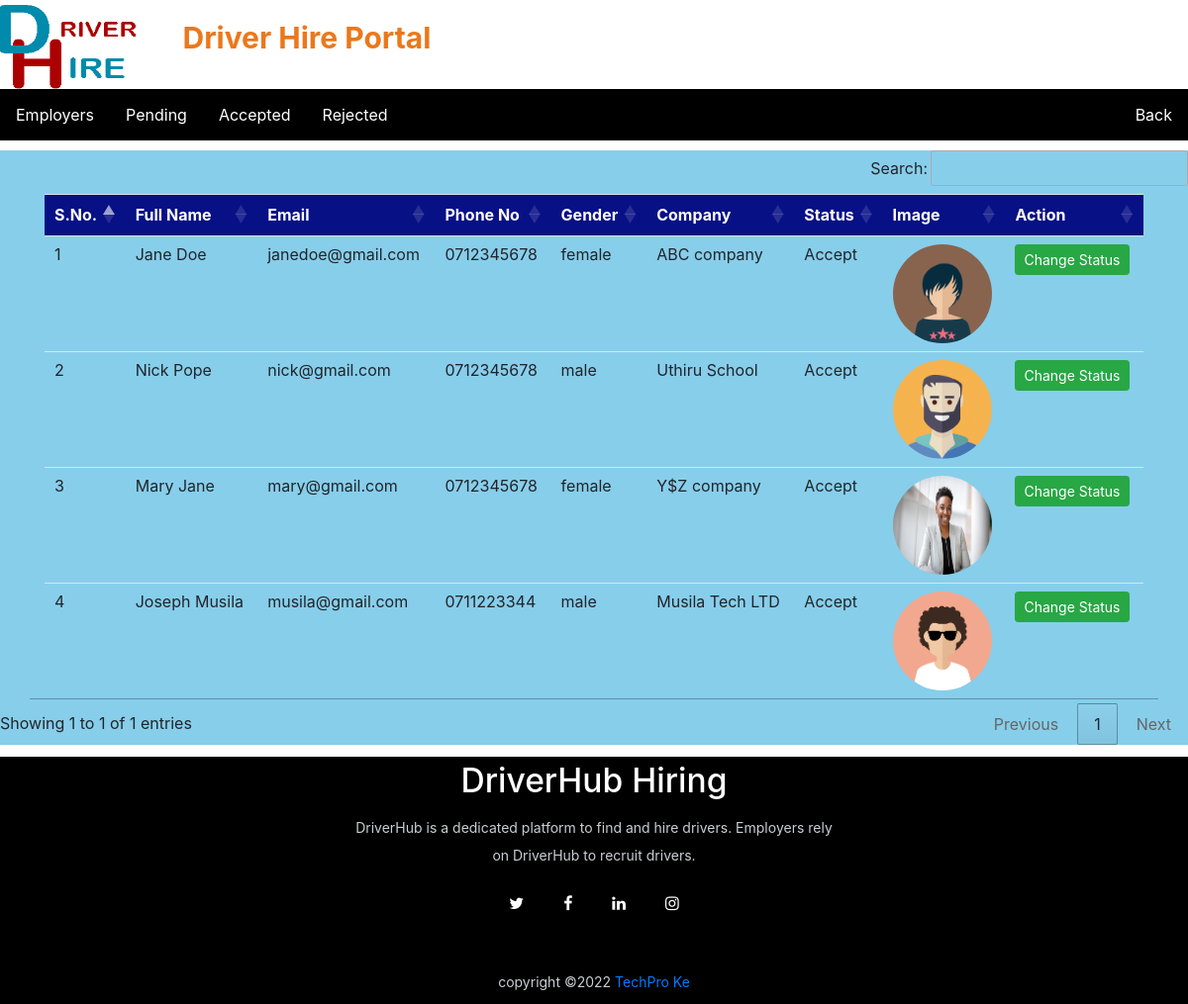
/employers_accepted (signed in), run on an earlier commit of the app's database.
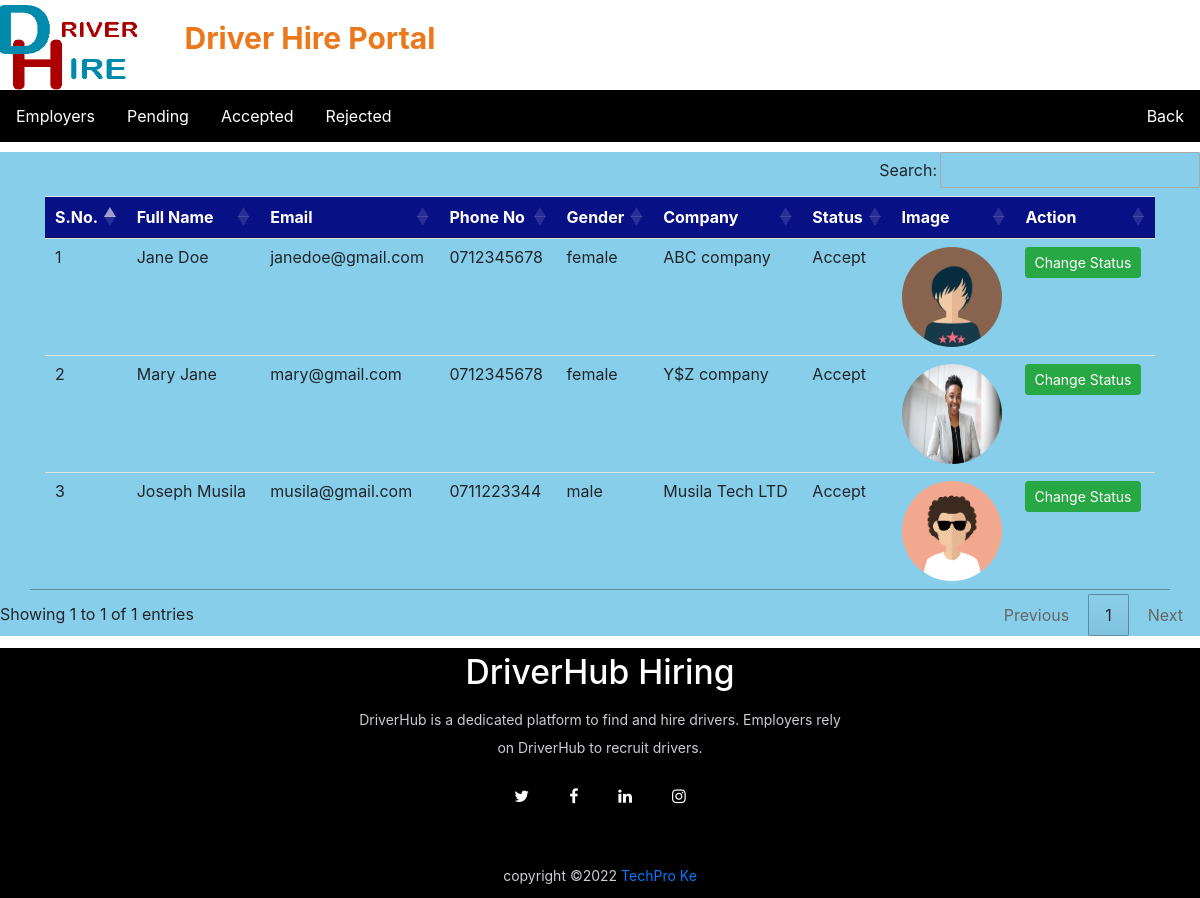
And on a later commit of the database.
### driverjob/models.py (models this page shows, shortened)
class Employer(models.Model):
    user=models.ForeignKey(User,on_delete=models.CASCADE)
    mobile = models.CharField(max_length=15, null= True)
    image = models.FileField(null=True)
    cartype = models.CharField(max_length=30, null=True)
    gender =models.CharField(max_length=10, null=True)
    company =models.CharField(max_length=100, null=True)
    type =models.CharField(max_length=15, null=True)
    status =models.CharField(max_length=20, null=True)

### driverjob/views.py (the view)
# urls.py: path('employers_accepted', employers_accepted, name="employers_accepted"),
def employers_accepted(request):
    if not request.user.is_authenticated:
        return redirect('admin_login')
    data = Employer.objects.filter(status='Accept')
    d = {'data':data}
    return render(request, 'employers_accepted.html',d)

### driverjob/templates/employers_accepted.html
{% load static %}
{% block body %}
{% include 'emp_nav.html' %}
<div style="background-color: skyblue; margin-top: 10px;">
<table id="example" class="table table-hover container">
    <thead>
    <tr style="background-color: rgb(8, 16, 133);color: white;">
        <th>S.No.</th>
        <th>Full Name</th>
        <th>Email</th>
        <th>Phone No</th>
        <th>Gender</th>
        <th>Company</th>
        <th>Status</th>
        <th>Image</th>
        <th>Action</th>
    </tr>
    </thead>
    <tbody>
    {% for i in data %}
        <tr>
            <td>{{forloop.counter}}</td>
            <td>{{i.user.first_name}} {{i.user.last_name}}</td>
            <td>{{i.user.username}}</td>
            <td>{{i.mobile}}</td>
            <td>{{i.gender}}</td>
            <td>{{i.company}}</td>
            <td>{{i.status}}</td>
            <td><img src="{{i.image.url}}" style="width:100px ; height:100px ; border-radius:50%;"></td>
            <td><a style="text-decoration: none;" class="btn btn-success btn-sm" href="{% url 'change_status' i.id %}" >Change Status</a></td>
        </tr>
    </tbody>
    {% endfor %}
</table>
</div>
{% include 'footer.html' %}
{% endblock %}

What changed in the data, as far as the page shows it:
no longer on this page (row edited): Employer: user.first_name "Nick", user.last_name "Pope", user.username "nick@gmail.com", mobile "0712345678", gender "male", company "Uthiru School", status "Accept", image (picture)
